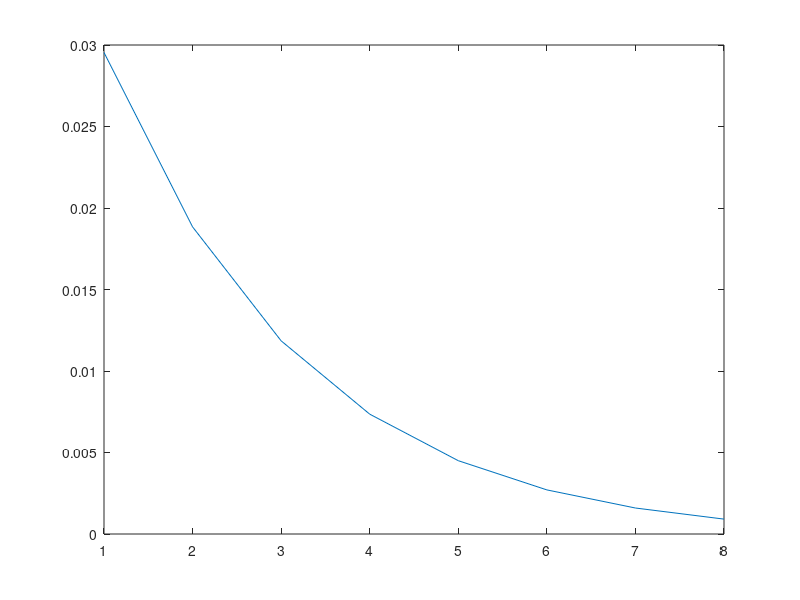
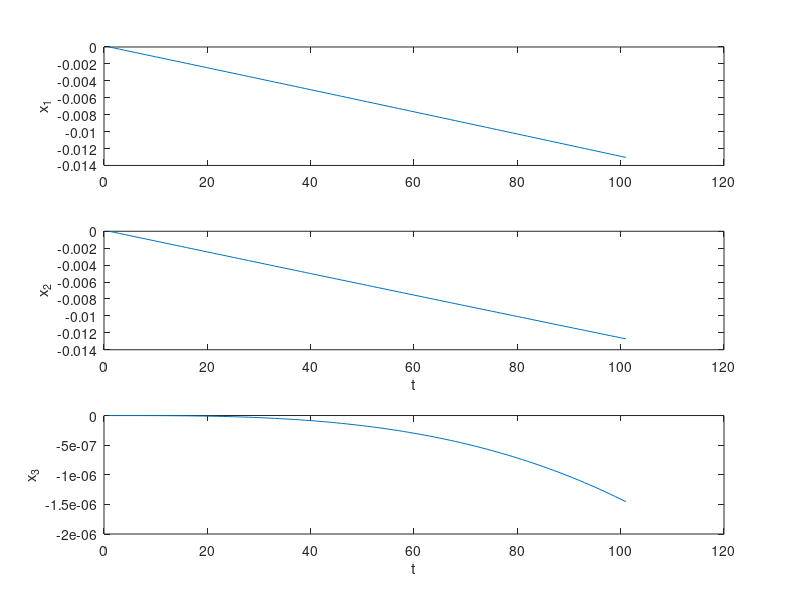

The MATLAB script that drew these images, in order:
clc;
clear all;
close all;

% Numerical parameters
eps=0.01;     % test shooting
delta=0.001;   % cutoff for optimization
gamma=0.1;    % descent step size

T=1; dt=0.01;
S=[0 0 0;0 0 0;0 0 -2];
x0=[0;0;0];   % initial condition

lambda0=[0.1;0.1;0.1]; % initial lambda0 guess
G=100; % lambda0 cost
G_STOR = [];
while (G>delta);
    t=0;
    X=[]; X=[X,x0];
    Lambda=[]; Lambda=[Lambda,lambda0];
    
    % Run the test shooting - create variations of lambda0 
    % along N directions
    for i=1:3;
        ei=zeros(3,1); ei(i)= 1;
        X=[X,x0];
        Lambda=[Lambda,lambda0+eps.*ei];
    end;
    
    % Solve for lambda0 as well as for the perturbed
    % initial conditions
    while(t<=T);
        for i=1:4; 
            x=X(:,i);
            lambda=Lambda(:,i);
            
            u = [lambda(3)*x(2)-lambda(1); -lambda(3)*x(1)-lambda(2)];
            dx = [u(1); u(2); x(1)*u(2)-x(2)*u(1)];
            dlambda = [-lambda(3)*u(2); lambda(3)*u(1); 0];
            x=x+dt.*dx;
            lambda=lambda+dt.*dlambda;
            X(:,i)=x;
            Lambda(:,i)=lambda;
        end;
        t=t+dt;
    end;
    
    %Compute the gradient dg/dlambda0
    G=norm(Lambda(:,1)-S*X(:,1))^2;
    dG=[];
    for i=2:4;
        Gi=norm(Lambda(:,i)-S*X(:,i))^2;
        dG=[dG,(Gi-G)/eps];
    end;
    % gradient descent
    lambda0=lambda0-gamma.*dG';
    G_STOR = [G_STOR G];
end;
plot(G_STOR);
% figure;
%%
% Compute the optimal solution
t=0; TT=[]; X=[];
x=x0; lambda=lambda0;
while (t<=T);
    TT=[TT,t];
    X=[X,x];
    u = [lambda(3)*x(2)-lambda(1); -lambda(3)*x(1)-lambda(2)];
    
    dx = [u(1); u(2); x(1)*u(2)-x(2)*u(1)];
    
    dlambda = [-lambda(3)*u(2); lambda(3)*u(1); 0];
    
    x=x+dt.*dx;
    lambda=lambda+dt.*dlambda;
    t=t+dt;
end;
X=[X,x];
% Plot solution
figure;
subplot(3,1,1)
plot(X(1,:));
ylabel('x_1');
subplot(3,1,2)
plot(X(2,:));
ylabel('x_2');
xlabel('t')
subplot(3,1,3)
plot(X(3,:));
ylabel('x_3');
xlabel('t')


